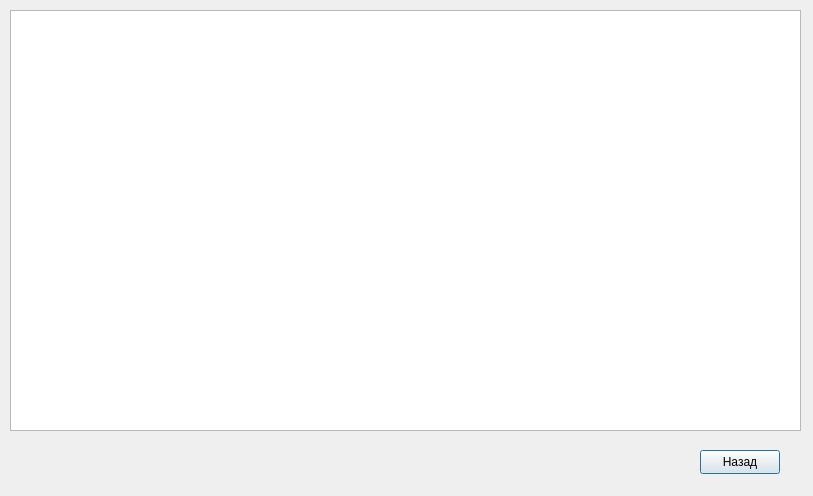
<?xml version="1.0" encoding="UTF-8"?>
<ui version="4.0">
 <class>Score</class>
 <widget class="QDialog" name="Score">
  <property name="geometry">
   <rect>
    <x>0</x>
    <y>0</y>
    <width>813</width>
    <height>496</height>
   </rect>
  </property>
  <property name="windowTitle">
   <string>Dialog</string>
  </property>
  <widget class="QPushButton" name="pushButton">
   <property name="geometry">
    <rect>
     <x>700</x>
     <y>450</y>
     <width>80</width>
     <height>24</height>
    </rect>
   </property>
   <property name="text">
    <string>Назад</string>
   </property>
  </widget>
  <widget class="QTableView" name="tableScore">
   <property name="geometry">
    <rect>
     <x>10</x>
     <y>10</y>
     <width>791</width>
     <height>421</height>
    </rect>
   </property>
  </widget>
 </widget>
 <resources/>
 <connections/>
</ui>
